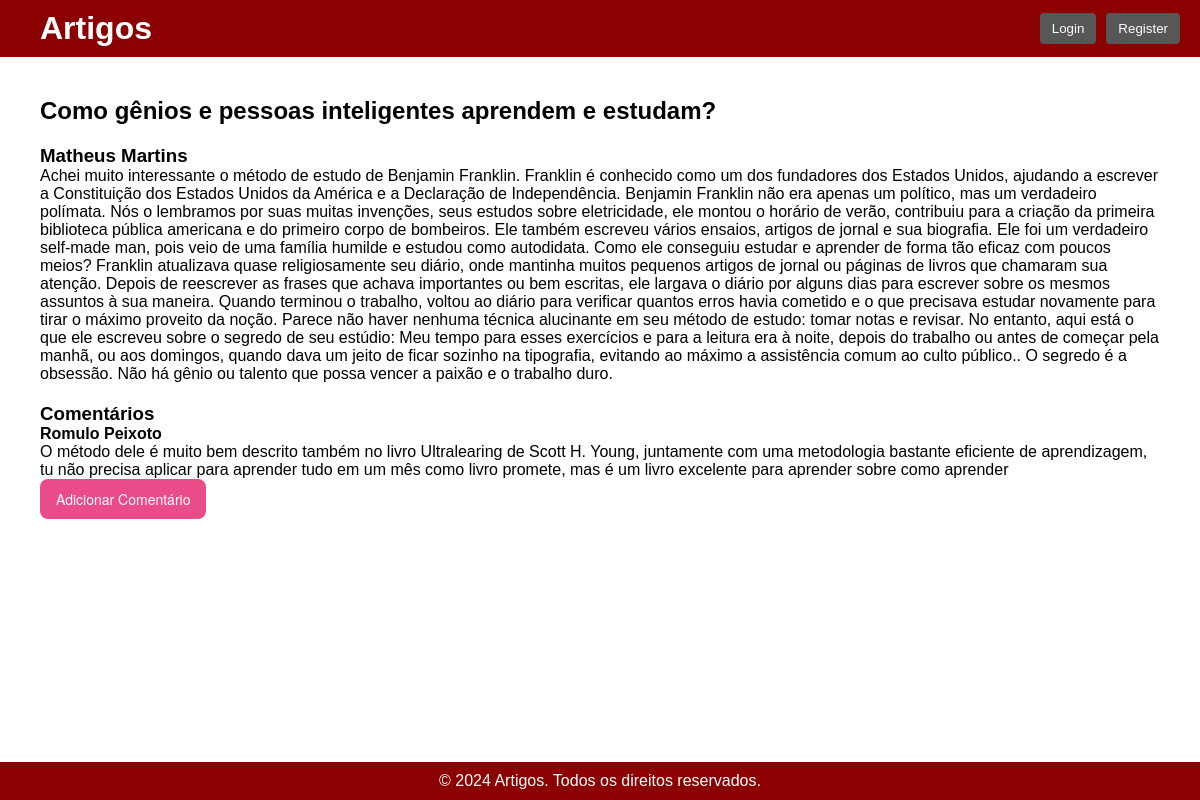
The app's page /articles/article/1/ with its own data.
### articles/models.py (models this page shows, shortened)
class Article(models.Model):
    author = models.ForeignKey(Author, on_delete=models.CASCADE)
    title = models.CharField(max_length=200)
    content = models.TextField()
    created_at = models.DateTimeField()
    updated_at = models.DateTimeField()
    rating = models.FloatField(default=0)

class Author(models.Model):
    name = models.CharField(max_length=100)
    bio = models.TextField()

class Comment(models.Model):
    article = models.ForeignKey(Article, on_delete=models.CASCADE)
    author_name = models.CharField(max_length=100)
    content = models.TextField()
    created_at = models.DateTimeField()

### articles/views.py (the view)
# urls.py: path('article/<int:article_id>/', views.article_view, name='article_url'),
def article_view(request, article_id):
    article = Article.objects.get(pk=article_id)
    comments = Comment.objects.filter(article=article_id)
    ratings = Rating.objects.filter(article_rated=article_id)
    context = {
        'article': article,
        'comments': comments,
        'ratings':ratings
        }
    return render(request, 'articles/article.html', context)

### articles/templates/articles/article.html
{% extends 'articles/layout.html' %}
{% block content %}
<div>
    <h2>{{ article.title }}</h2>
    <h3>{{ article.author.name }}</h3>
    <div>{{ article.content }}</div>
    <div>
        <h3>Comentários</h3>
        {% for comment in comments %}
            <h4>{{ comment.author_name }}</h3>
            <p>{{ comment.content }}</p>
        {% endfor %}
        <a href="{% url 'articles:novo_comentario_url' article.id %}"><button class="button-1" role="button">Adicionar Comentário</button></a>
    </div>
</div>
{% endblock %}

### articles/static/articles/styles.css (style rules this page uses)
* { margin: 0; padding: 0; box-sizing: border-box; }
body, html { font-family: 'Montserrat', sans-serif; height: 100%; }
.button-1 { background-color: #EA4C89; border-radius: 8px; border-style: none; box-sizing: border-box; color: #FFFFFF; cursor: pointer; display: inline-block; font-family: "Haas Grot Text R Web", "Helvetica Neue", Helvetica, Arial, sans-serif; font-size: 14px; font-weight: 500; height: 40px; line-height: 20px; list-style: none; margin: 0; outline: none; padding: 10px 16px; position: relative; text-align: center; text-decoration: none; transition: color 100ms; vertical-align: baseline; user-select: none; -webkit-user-select: none; touch-action: manipulation; }
h3 { margin-top: 20px; }

### records on screen
Article: title "Como gênios e pessoas inteligentes aprendem e estudam?", author.name "Matheus Martins", content "Achei muito interessante o método de estudo de Benjamin Franklin. Franklin é conhecido como um dos fundadores dos Estados Unidos, ajudando a escrever a Constituição dos Estados Unidos da América e a Declaração de Independência. Benjamin Franklin não era apenas um político, mas um verdadeiro polímata. Nós o lembramos por suas muitas invenções, seus estudos sobre eletricidade, ele montou o horário de verão, contribuiu para a criação da primeira biblioteca pública americana e do primeiro corpo de bombeiros. Ele também escreveu vários ensaios, artigos de jornal e sua biografia. Ele foi um verdadeiro self-made man, pois veio de uma família humilde e estudou como autodidata. Como ele conseguiu…"
Comment: author_name "Romulo Peixoto", content "O método dele é muito bem descrito também no livro Ultralearing de Scott H. Young, juntamente com uma metodologia bastante eficiente de aprendizagem, tu não precisa aplicar para aprender tudo em um mês como livro promete, mas é um livro excelente para aprender sobre como aprender"
